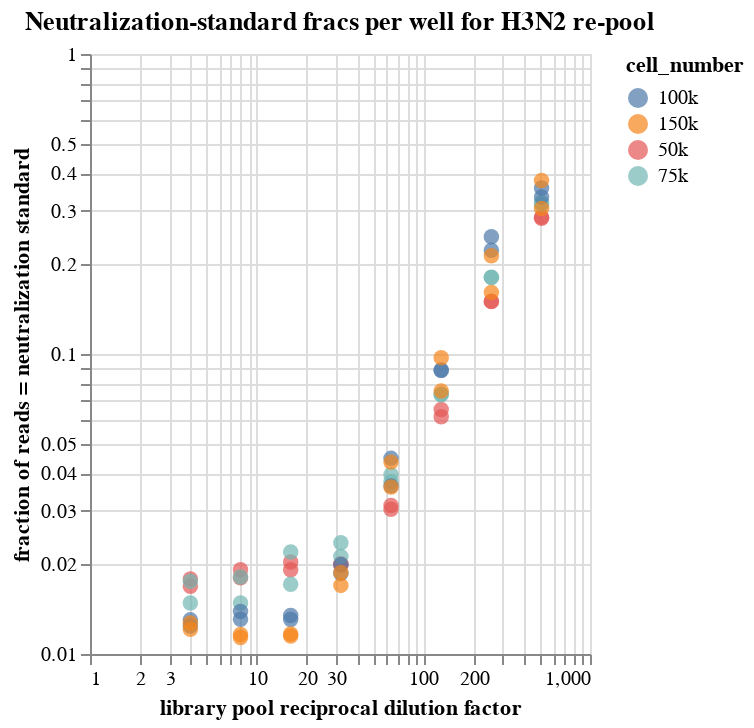

The notebook cell this image was saved under:
### Code cell
# Scatterplot of the same data as above, plotted by dilution factor
scatter = alt.Chart(neut_standard_fracs
                        # .query('cell_number == "50k"')
                        ).mark_circle(size=60).encode(
    alt.X('dilution_factor:Q', 
          scale=alt.Scale(type='log'),
          title='library pool reciprocal dilution factor'),
    alt.Y('neut_standard_frac:Q', 
          scale=alt.Scale(type='log'),
          title='fraction of reads = neutralization standard'),
    color='cell_number',
    tooltip=['well', 'dilution_factor', 'neut_standard_frac', 'total_count']
).properties(
        height=alt.Step(10),
        width=250,
        title=f"Neutralization-standard fracs per well for H3N2 re-pool",
    ).interactive()

scatter

### Figure 1 — Vega-Lite specification as saved in the notebook (floating-point values rounded to 4 significant figures)
{"config": {"view": {"continuousWidth": 300, "continuousHeight": 300}}, "data": {"name": "data-a3347e568c9e86f5940ca222e8764872"}, "mark": {"type": "circle", "size": 60}, "encoding": {"color": {"field": "cell_number", "type": "nominal"}, "tooltip": [{"field": "well", "type": "nominal"}, {"field": "dilution_factor", "type": "quantitative"}, {"field": "neut_standard_frac", "type": "quantitative"}, {"field": "total_count", "type": "quantitative"}], "x": {"field": "dilution_factor", "scale": {"type": "log"}, "title": "library pool reciprocal dilution factor", "type": "quantitative"}, "y": {"field": "neut_standard_frac", "scale": {"type": "log"}, "title": "fraction of reads = neutralization standard", "type": "quantitative"}}, "height": {"step": 10}, "params": [{"name": "param_1", "select": {"type": "interval", "encodings": ["x", "y"]}, "bind": "scales"}], "title": "Neutralization-standard fracs per well for H3N2 re-pool", "width": 250, "$schema": "https://vega.github.io/schema/vega-lite/v5.16.3.json", "datasets": {"data-a3347e568c9e86f5940ca222e8764872": [{"virus_library": "H3N2", "well": "A1", "sample_well": "A1-2023rePool_H3N2_50k-4-1 (A1)", "dilution_factor": 4, "total_count": 1635633, "neut_standard_count": 27495, "neut_standard_frac": 0.01681, "fails_qc": false, "cell_number": "50k"}, {"virus_library": "H3N2", "well": "A2", "sample_well": "A2-2023rePool_H3N2_50k-4-2 (A2)", "dilution_factor": 4, "total_count": 3150883, "neut_standard_count": 56018, "neut_standard_frac": 0.01778, "fails_qc": false, "cell_number": "50k"}, {"virus_library": "H3N2", "well": "A3", "sample_well": "A3-2023rePool_H3N2_75k-4-1 (A3)", "dilution_factor": 4, "total_count": 2696782, "neut_standard_count": 39898, "neut_standard_frac": 0.01479, "fails_qc": false, "cell_number": "75k"}, {"virus_library": "H3N2", "well": "A4", "sample_well": "A4-2023rePool_H3N2_75k-4-2 (A4)", "dilution_factor": 4, "total_count": 2507555, "neut_standard_count": 43827, "neut_standard_frac": 0.01748, "fails_qc": false, "cell_number": "75k"}, {"virus_library": "H3N2", "well": "A5", "sample_well": "A5-2023rePool_H3N2_100k-4-1 (A5)", "dilution_factor": 4, "total_count": 1764034, "neut_standard_count": 22923, "neut_standard_frac": 0.01299, "fails_qc": false, "cell_number": "100k"}, {"virus_library": "H3N2", "well": "A6", "sample_well": "A6-2023rePool_H3N2_100k-4-2 (A6)", "dilution_factor": 4, "total_count": 2778073, "neut_standard_count": 34462, "neut_standard_frac": 0.01241, "fails_qc": false, "cell_number": "100k"}, {"virus_library": "H3N2", "well": "A7", "sample_well": "A7-2023rePool_H3N2_150k-4-1 (A7)", "dilution_factor": 4, "total_count": 1867012, "neut_standard_count": 22584, "neut_standard_frac": 0.0121, "fails_qc": false, "cell_number": "150k"}, {"virus_library": "H3N2", "well": "A8", "sample_well": "A8-2023rePool_H3N2_150k-4-2 (A8)", "dilution_factor": 4, "total_count": 1753875, "neut_standard_count": 22265, "neut_standard_frac": 0.01269, "fails_qc": false, "cell_number": "150k"}, {"virus_library": "H3N2", "well": "B1", "sample_well": "B1-2023rePool_H3N2_50k-8-1 (B1)", "dilution_factor": 8, "total_count": 2806369, "neut_standard_count": 50370, "neut_standard_frac": 0.01795, "fails_qc": false, "cell_number": "50k"}, {"virus_library": "H3N2", "well": "B2", "sample_well": "B2-2023rePool_H3N2_50k-8-2 (B2)", "dilution_factor": 8, "total_count": 2807764, "neut_standard_count": 53646, "neut_standard_frac": 0.01911, "fails_qc": false, "cell_number": "50k"}, {"virus_library": "H3N2", "well": "B3", "sample_well": "B3-2023rePool_H3N2_75k-8-1 (B3)", "dilution_factor": 8, "total_count": 4620073, "neut_standard_count": 68290, "neut_standard_frac": 0.01478, "fails_qc": false, "cell_number": "75k"}, {"virus_library": "H3N2", "well": "B4", "sample_well": "B4-2023rePool_H3N2_75k-8-2 (B4)", "dilution_factor": 8, "total_count": 4119681, "neut_standard_count": 74387, "neut_standard_frac": 0.01806, "fails_qc": false, "cell_number": "75k"}, {"virus_library": "H3N2", "well": "B5", "sample_well": "B5-2023rePool_H3N2_100k-8-1 (B5)", "dilution_factor": 8, "total_count": 2165338, "neut_standard_count": 30004, "neut_standard_frac": 0.01386, "fails_qc": false, "cell_number": "100k"}, {"virus_library": "H3N2", "well": "B6", "sample_well": "B6-2023rePool_H3N2_100k-8-2 (B6)", "dilution_factor": 8, "total_count": 6071394, "neut_standard_count": 79311, "neut_standard_frac": 0.01306, "fails_qc": false, "cell_number": "100k"}, {"virus_library": "H3N2", "well": "B7", "sample_well": "B7-2023rePool_H3N2_150k-8-1 (B7)", "dilution_factor": 8, "total_count": 5160498, "neut_standard_count": 59918, "neut_standard_frac": 0.01161, "fails_qc": false, "cell_number": "150k"}, {"virus_library": "H3N2", "well": "B8", "sample_well": "B8-2023rePool_H3N2_150k-8-2 (B8)", "dilution_factor": 8, "total_count": 4490519, "neut_standard_count": 50995, "neut_standard_frac": 0.01136, "fails_qc": false, "cell_number": "150k"}, {"virus_library": "H3N2", "well": "C1", "sample_well": "C1-2023rePool_H3N2_50k-16-1 (C1)", "dilution_factor": 16, "total_count": 2844985, "neut_standard_count": 57604, "neut_standard_frac": 0.02025, "fails_qc": false, "cell_number": "50k"}, {"virus_library": "H3N2", "well": "C2", "sample_well": "C2-2023rePool_H3N2_50k-16-2 (C2)", "dilution_factor": 16, "total_count": 3053515, "neut_standard_count": 58254, "neut_standard_frac": 0.01908, "fails_qc": false, "cell_number": "50k"}, {"virus_library": "H3N2", "well": "C3", "sample_well": "C3-2023rePool_H3N2_75k-16-1 (C3)", "dilution_factor": 16, "total_count": 2427033, "neut_standard_count": 41439, "neut_standard_frac": 0.01707, "fails_qc": false, "cell_number": "75k"}, {"virus_library": "H3N2", "well": "C4", "sample_well": "C4-2023rePool_H3N2_75k-16-2 (C4)", "dilution_factor": 16, "total_count": 3509755, "neut_standard_count": 76754, "neut_standard_frac": 0.02187, "fails_qc": false, "cell_number": "75k"}, {"virus_library": "H3N2", "well": "C5", "sample_well": "C5-2023rePool_H3N2_100k-16-1 (C5)", "dilution_factor": 16, "total_count": 3730011, "neut_standard_count": 50131, "neut_standard_frac": 0.01344, "fails_qc": false, "cell_number": "100k"}, {"virus_library": "H3N2", "well": "C6", "sample_well": "C6-2023rePool_H3N2_100k-16-2 (C6)", "dilution_factor": 16, "total_count": 4183996, "neut_standard_count": 54551, "neut_standard_frac": 0.01304, "fails_qc": false, "cell_number": "100k"}, {"virus_library": "H3N2", "well": "C7", "sample_well": "C7-2023rePool_H3N2_150k-16-1 (C7)", "dilution_factor": 16, "total_count": 2397603, "neut_standard_count": 27517, "neut_standard_frac": 0.01148, "fails_qc": false, "cell_number": "150k"}, {"virus_library": "H3N2", "well": "C8", "sample_well": "C8-2023rePool_H3N2_150k-16-2 (C8)", "dilution_factor": 16, "total_count": 1706889, "neut_standard_count": 19914, "neut_standard_frac": 0.01167, "fails_qc": false, "cell_number": "150k"}, {"virus_library": "H3N2", "well": "D1", "sample_well": "D1-2023rePool_H3N2_50k-32-1 (D1)", "dilution_factor": 32, "total_count": 2163630, "neut_standard_count": 43271, "neut_standard_frac": 0.02, "fails_qc": false, "cell_number": "50k"}, {"virus_library": "H3N2", "well": "D2", "sample_well": "D2-2023rePool_H3N2_50k-32-2 (D2)", "dilution_factor": 32, "total_count": 4147574, "neut_standard_count": 81896, "neut_standard_frac": 0.01975, "fails_qc": false, "cell_number": "50k"}, {"virus_library": "H3N2", "well": "D3", "sample_well": "D3-2023rePool_H3N2_75k-32-1 (D3)", "dilution_factor": 32, "total_count": 1994756, "neut_standard_count": 42140, "neut_standard_frac": 0.02113, "fails_qc": false, "cell_number": "75k"}, {"virus_library": "H3N2", "well": "D4", "sample_well": "D4-2023rePool_H3N2_75k-32-2 (D4)", "dilution_factor": 32, "total_count": 4715706, "neut_standard_count": 110786, "neut_standard_frac": 0.02349, "fails_qc": false, "cell_number": "75k"}, {"virus_library": "H3N2", "well": "D5", "sample_well": "D5-2023rePool_H3N2_100k-32-1 (D5)", "dilution_factor": 32, "total_count": 4440013, "neut_standard_count": 88178, "neut_standard_frac": 0.01986, "fails_qc": false, "cell_number": "100k"}, {"virus_library": "H3N2", "well": "D6", "sample_well": "D6-2023rePool_H3N2_100k-32-2 (D6)", "dilution_factor": 32, "total_count": 2152869, "neut_standard_count": 39933, "neut_standard_frac": 0.01855, "fails_qc": false, "cell_number": "100k"}, {"virus_library": "H3N2", "well": "D7", "sample_well": "D7-2023rePool_H3N2_150k-32-1 (D7)", "dilution_factor": 32, "total_count": 2107591, "neut_standard_count": 39352, "neut_standard_frac": 0.01867, "fails_qc": false, "cell_number": "150k"}, {"virus_library": "H3N2", "well": "D8", "sample_well": "D8-2023rePool_H3N2_150k-32-2 (D8)", "dilution_factor": 32, "total_count": 2164747, "neut_standard_count": 36654, "neut_standard_frac": 0.01693, "fails_qc": false, "cell_number": "150k"}, {"virus_library": "H3N2", "well": "E1", "sample_well": "E1-2023rePool_H3N2_50k-64-1 (E1)", "dilution_factor": 64, "total_count": 4366510, "neut_standard_count": 132556, "neut_standard_frac": 0.03036, "fails_qc": false, "cell_number": "50k"}, {"virus_library": "H3N2", "well": "E2", "sample_well": "E2-2023rePool_H3N2_50k-64-2 (E2)", "dilution_factor": 64, "total_count": 3623969, "neut_standard_count": 113287, "neut_standard_frac": 0.03126, "fails_qc": false, "cell_number": "50k"}, {"virus_library": "H3N2", "well": "E3", "sample_well": "E3-2023rePool_H3N2_75k-64-1 (E3)", "dilution_factor": 64, "total_count": 1713521, "neut_standard_count": 64283, "neut_standard_frac": 0.03752, "fails_qc": false, "cell_number": "75k"}, {"virus_library": "H3N2", "well": "E4", "sample_well": "E4-2023rePool_H3N2_75k-64-2 (E4)", "dilution_factor": 64, "total_count": 1737042, "neut_standard_count": 68787, "neut_standard_frac": 0.0396, "fails_qc": false, "cell_number": "75k"}, {"virus_library": "H3N2", "well": "E5", "sample_well": "E5-2023rePool_H3N2_100k-64-1 (E5)", "dilution_factor": 64, "total_count": 1387216, "neut_standard_count": 62271, "neut_standard_frac": 0.04489, "fails_qc": false, "cell_number": "100k"}, {"virus_library": "H3N2", "well": "E6", "sample_well": "E6-2023rePool_H3N2_100k-64-2 (E6)", "dilution_factor": 64, "total_count": 3711073, "neut_standard_count": 134868, "neut_standard_frac": 0.03634, "fails_qc": false, "cell_number": "100k"}, {"virus_library": "H3N2", "well": "E7", "sample_well": "E7-2023rePool_H3N2_150k-64-1 (E7)", "dilution_factor": 64, "total_count": 829266, "neut_standard_count": 36165, "neut_standard_frac": 0.04361, "fails_qc": false, "cell_number": "150k"}, {"virus_library": "H3N2", "well": "E8", "sample_well": "E8-2023rePool_H3N2_150k-64-2 (E8)", "dilution_factor": 64, "total_count": 1664492, "neut_standard_count": 59976, "neut_standard_frac": 0.03603, "fails_qc": false, "cell_number": "150k"}, {"virus_library": "H3N2", "well": "F1", "sample_well": "F1-2023rePool_H3N2_50k-128-1 (F1)", "dilution_factor": 128, "total_count": 2488352, "neut_standard_count": 153769, "neut_standard_frac": 0.0618, "fails_qc": false, "cell_number": "50k"}, {"virus_library": "H3N2", "well": "F2", "sample_well": "F2-2023rePool_H3N2_50k-128-2 (F2)", "dilution_factor": 128, "total_count": 5433863, "neut_standard_count": 355047, "neut_standard_frac": 0.06534, "fails_qc": false, "cell_number": "50k"}, {"virus_library": "H3N2", "well": "F3", "sample_well": "F3-2023rePool_H3N2_75k-128-1 (F3)", "dilution_factor": 128, "total_count": 2108851, "neut_standard_count": 154221, "neut_standard_frac": 0.07313, "fails_qc": false, "cell_number": "75k"}, {"virus_library": "H3N2", "well": "F4", "sample_well": "F4-2023rePool_H3N2_75k-128-2 (F4)", "dilution_factor": 128, "total_count": 2718281, "neut_standard_count": 200083, "neut_standard_frac": 0.07361, "fails_qc": false, "cell_number": "75k"}, {"virus_library": "H3N2", "well": "F5", "sample_well": "F5-2023rePool_H3N2_100k-128-1 (F5)", "dilution_factor": 128, "total_count": 2758911, "neut_standard_count": 242846, "neut_standard_frac": 0.08802, "fails_qc": false, "cell_number": "100k"}, {"virus_library": "H3N2", "well": "F6", "sample_well": "F6-2023rePool_H3N2_100k-128-2 (F6)", "dilution_factor": 128, "total_count": 2344512, "neut_standard_count": 207506, "neut_standard_frac": 0.08851, "fails_qc": false, "cell_number": "100k"}, {"virus_library": "H3N2", "well": "F7", "sample_well": "F7-2023rePool_H3N2_150k-128-1 (F7)", "dilution_factor": 128, "total_count": 2161712, "neut_standard_count": 209942, "neut_standard_frac": 0.09712, "fails_qc": false, "cell_number": "150k"}, {"virus_library": "H3N2", "well": "F8", "sample_well": "F8-2023rePool_H3N2_150k-128-2 (F8)", "dilution_factor": 128, "total_count": 2614359, "neut_standard_count": 196863, "neut_standard_frac": 0.0753, "fails_qc": false, "cell_number": "150k"}, {"virus_library": "H3N2", "well": "G1", "sample_well": "G1-2023rePool_H3N2_50k-256-1 (G1)", "dilution_factor": 256, "total_count": 2550007, "neut_standard_count": 382390, "neut_standard_frac": 0.15, "fails_qc": false, "cell_number": "50k"}, {"virus_library": "H3N2", "well": "G2", "sample_well": "G2-2023rePool_H3N2_50k-256-2 (G2)", "dilution_factor": 256, "total_count": 2340242, "neut_standard_count": 349814, "neut_standard_frac": 0.1495, "fails_qc": false, "cell_number": "50k"}, {"virus_library": "H3N2", "well": "G3", "sample_well": "G3-2023rePool_H3N2_75k-256-1 (G3)", "dilution_factor": 256, "total_count": 1948926, "neut_standard_count": 351577, "neut_standard_frac": 0.1804, "fails_qc": false, "cell_number": "75k"}, {"virus_library": "H3N2", "well": "G4", "sample_well": "G4-2023rePool_H3N2_75k-256-2 (G4)", "dilution_factor": 256, "total_count": 2242601, "neut_standard_count": 403728, "neut_standard_frac": 0.18, "fails_qc": false, "cell_number": "75k"}, {"virus_library": "H3N2", "well": "G5", "sample_well": "G5-2023rePool_H3N2_100k-256-1 (G5)", "dilution_factor": 256, "total_count": 3548442, "neut_standard_count": 873199, "neut_standard_frac": 0.2461, "fails_qc": false, "cell_number": "100k"}, {"virus_library": "H3N2", "well": "G6", "sample_well": "G6-2023rePool_H3N2_100k-256-2 (G6)", "dilution_factor": 256, "total_count": 2018792, "neut_standard_count": 447864, "neut_standard_frac": 0.2218, "fails_qc": false, "cell_number": "100k"}, {"virus_library": "H3N2", "well": "G7", "sample_well": "G7-2023rePool_H3N2_150k-256-1 (G7)", "dilution_factor": 256, "total_count": 2158653, "neut_standard_count": 458930, "neut_standard_frac": 0.2126, "fails_qc": false, "cell_number": "150k"}, {"virus_library": "H3N2", "well": "G8", "sample_well": "G8-2023rePool_H3N2_150k-256-2 (G8)", "dilution_factor": 256, "total_count": 2279793, "neut_standard_count": 365593, "neut_standard_frac": 0.1604, "fails_qc": false, "cell_number": "150k"}, {"virus_library": "H3N2", "well": "H1", "sample_well": "H1-2023rePool_H3N2_50k-512-1 (H1)", "dilution_factor": 512, "total_count": 2144914, "neut_standard_count": 608274, "neut_standard_frac": 0.2836, "fails_qc": false, "cell_number": "50k"}, {"virus_library": "H3N2", "well": "H2", "sample_well": "H2-2023rePool_H3N2_50k-512-2 (H2)", "dilution_factor": 512, "total_count": 2789681, "neut_standard_count": 796720, "neut_standard_frac": 0.2856, "fails_qc": false, "cell_number": "50k"}, {"virus_library": "H3N2", "well": "H3", "sample_well": "H3-2023rePool_H3N2_75k-512-1 (H3)", "dilution_factor": 512, "total_count": 1832991, "neut_standard_count": 576850, "neut_standard_frac": 0.3147, "fails_qc": false, "cell_number": "75k"}, {"virus_library": "H3N2", "well": "H4", "sample_well": "H4-2023rePool_H3N2_75k-512-2 (H4)", "dilution_factor": 512, "total_count": 2449961, "neut_standard_count": 783696, "neut_standard_frac": 0.3199, "fails_qc": false, "cell_number": "75k"}, {"virus_library": "H3N2", "well": "H5", "sample_well": "H5-2023rePool_H3N2_100k-512-1 (H5)", "dilution_factor": 512, "total_count": 2255021, "neut_standard_count": 752084, "neut_standard_frac": 0.3335, "fails_qc": false, "cell_number": "100k"}, {"virus_library": "H3N2", "well": "H6", "sample_well": "H6-2023rePool_H3N2_100k-512-2 (H6)", "dilution_factor": 512, "total_count": 1939385, "neut_standard_count": 693846, "neut_standard_frac": 0.3578, "fails_qc": false, "cell_number": "100k"}, {"virus_library": "H3N2", "well": "H7", "sample_well": "H7-2023rePool_H3N2_150k-512-1 (H7)", "dilution_factor": 512, "total_count": 2086046, "neut_standard_count": 789560, "neut_standard_frac": 0.3785, "fails_qc": false, "cell_number": "150k"}, {"virus_library": "H3N2", "well": "H8", "sample_well": "H8-2023rePool_H3N2_150k-512-2 (H8)", "dilution_factor": 512, "total_count": 1630247, "neut_standard_count": 497730, "neut_standard_frac": 0.3053, "fails_qc": false, "cell_number": "150k"}]}}
